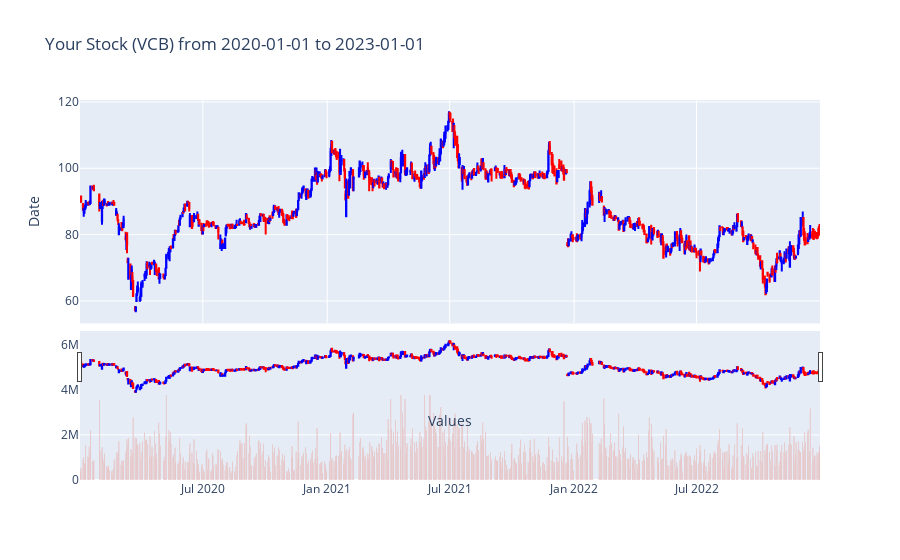

Write notebook code for a chart like this one.
### Markdown cell above
stock_VCB

### Code cell
stock.stock_infor(5)
stock.stock_chart()

### Figure 1 — Plotly figure (JSON) as saved in the notebook; plotly's stock layout.template omitted (floating-point values rounded to 4 significant figures; data arrays with more than 128 entries replaced by an {"elided": "..."} marker saying what was removed)
{"data": [{"close": {"elided": "1094 float values"}, "decreasing": {"line": {"color": "red"}}, "high": {"elided": "1094 float values"}, "increasing": {"line": {"color": "blue"}}, "low": {"elided": "1094 float values"}, "open": {"elided": "1094 float values"}, "type": "candlestick", "x": {"elided": "1094 str values"}, "xaxis": "x", "yaxis": "y"}, {"name": "Volume", "type": "bar", "x": {"elided": "1094 str values"}, "xaxis": "x2", "y": {"elided": "1094 int values"}, "yaxis": "y2"}], "layout": {"showlegend": false, "title": {"text": "Your Stock (VCB) from 2020-01-01 to 2023-01-01"}, "xaxis": {"anchor": "y", "domain": [0, 1], "matches": "x2", "showticklabels": false, "title": {"text": "Values"}}, "xaxis2": {"anchor": "y2", "domain": [0, 1]}, "yaxis": {"anchor": "x", "domain": [0.412, 1], "title": {"text": "Date"}}, "yaxis2": {"anchor": "x2", "domain": [0, 0.392]}}}
